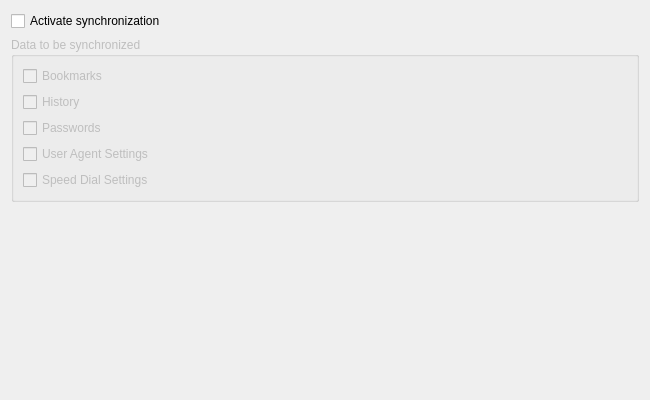
<?xml version="1.0" encoding="UTF-8"?>
<ui version="4.0">
 <class>SyncDataPage</class>
 <widget class="QWizardPage" name="SyncDataPage">
  <property name="geometry">
   <rect>
    <x>0</x>
    <y>0</y>
    <width>650</width>
    <height>400</height>
   </rect>
  </property>
  <property name="title">
   <string>Basic synchronization settings</string>
  </property>
  <property name="subTitle">
   <string>Please select, if synchronization should be enabled and which data should be synchronized.</string>
  </property>
  <layout class="QVBoxLayout" name="verticalLayout_2">
   <item>
    <widget class="QCheckBox" name="activeCheckBox">
     <property name="toolTip">
      <string>Select to activate data synchronization</string>
     </property>
     <property name="text">
      <string>Activate synchronization</string>
     </property>
    </widget>
   </item>
   <item>
    <widget class="QGroupBox" name="syncDataBox">
     <property name="enabled">
      <bool>false</bool>
     </property>
     <property name="title">
      <string>Data to be synchronized</string>
     </property>
     <layout class="QVBoxLayout" name="verticalLayout">
      <item>
       <widget class="QCheckBox" name="bookmarksCheckBox">
        <property name="toolTip">
         <string>Select to synchronize bookmarks</string>
        </property>
        <property name="text">
         <string>Bookmarks</string>
        </property>
       </widget>
      </item>
      <item>
       <widget class="QCheckBox" name="historyCheckBox">
        <property name="toolTip">
         <string>Select to synchronize history</string>
        </property>
        <property name="text">
         <string>History</string>
        </property>
       </widget>
      </item>
      <item>
       <widget class="QCheckBox" name="passwordsCheckBox">
        <property name="toolTip">
         <string>Select to synchronize passwords</string>
        </property>
        <property name="text">
         <string>Passwords</string>
        </property>
       </widget>
      </item>
      <item>
       <widget class="QCheckBox" name="userAgentsCheckBox">
        <property name="toolTip">
         <string>Select to synchronize user agent settings</string>
        </property>
        <property name="text">
         <string>User Agent Settings</string>
        </property>
       </widget>
      </item>
      <item>
       <widget class="QCheckBox" name="speedDialCheckBox">
        <property name="toolTip">
         <string>Select to synchronize the speed dial data</string>
        </property>
        <property name="text">
         <string>Speed Dial Settings</string>
        </property>
       </widget>
      </item>
     </layout>
    </widget>
   </item>
   <item>
    <spacer name="verticalSpacer">
     <property name="orientation">
      <enum>Qt::Vertical</enum>
     </property>
     <property name="sizeHint" stdset="0">
      <size>
       <width>20</width>
       <height>150</height>
      </size>
     </property>
    </spacer>
   </item>
  </layout>
 </widget>
 <resources/>
 <connections>
  <connection>
   <sender>activeCheckBox</sender>
   <signal>toggled(bool)</signal>
   <receiver>syncDataBox</receiver>
   <slot>setEnabled(bool)</slot>
   <hints>
    <hint type="sourcelabel">
     <x>63</x>
     <y>15</y>
    </hint>
    <hint type="destinationlabel">
     <x>63</x>
     <y>42</y>
    </hint>
   </hints>
  </connection>
 </connections>
</ui>
